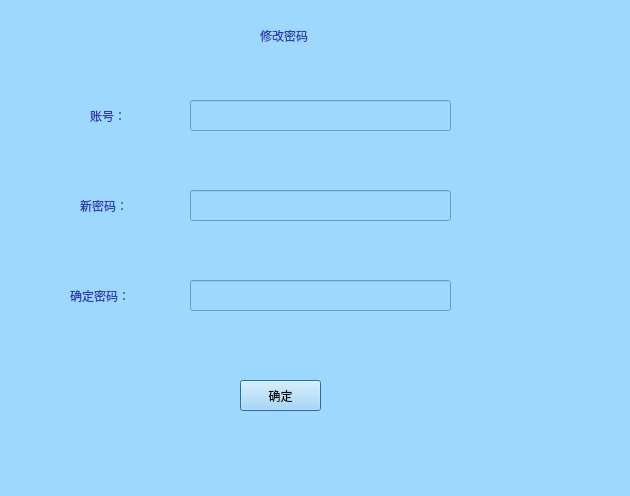
<?xml version="1.0" encoding="UTF-8"?>
<ui version="4.0">
 <class>changeCodeById</class>
 <widget class="QDialog" name="changeCodeById">
  <property name="geometry">
   <rect>
    <x>0</x>
    <y>0</y>
    <width>630</width>
    <height>496</height>
   </rect>
  </property>
  <property name="windowTitle">
   <string>修改密码</string>
  </property>
  <property name="styleSheet">
   <string notr="true">background-color: rgb(158, 216, 255);</string>
  </property>
  <widget class="QPushButton" name="pushButton">
   <property name="geometry">
    <rect>
     <x>240</x>
     <y>380</y>
     <width>81</width>
     <height>31</height>
    </rect>
   </property>
   <property name="text">
    <string>确定</string>
   </property>
  </widget>
  <widget class="QLabel" name="label_9">
   <property name="geometry">
    <rect>
     <x>260</x>
     <y>0</y>
     <width>111</width>
     <height>71</height>
    </rect>
   </property>
   <property name="styleSheet">
    <string notr="true">color: rgb(48, 60, 175);
font: 87 9pt &quot;Arial&quot;;
font: 14pt &quot;Arial&quot;;
font: 10pt &quot;华文新魏&quot;;
font: 11pt &quot;Arial&quot;;
font: 11pt &quot;华文新魏&quot;;</string>
   </property>
   <property name="text">
    <string>修改密码</string>
   </property>
  </widget>
  <widget class="QLabel" name="label_3">
   <property name="geometry">
    <rect>
     <x>70</x>
     <y>270</y>
     <width>101</width>
     <height>51</height>
    </rect>
   </property>
   <property name="styleSheet">
    <string notr="true">color: rgb(48, 60, 175);
font: 87 9pt &quot;Arial&quot;;
font: 14pt &quot;Arial&quot;;
font: 10pt &quot;华文新魏&quot;;
font: 11pt &quot;Arial&quot;;
font: 11pt &quot;华文新魏&quot;;</string>
   </property>
   <property name="text">
    <string>确定密码：</string>
   </property>
  </widget>
  <widget class="QLineEdit" name="lineEdit_3">
   <property name="geometry">
    <rect>
     <x>190</x>
     <y>280</y>
     <width>261</width>
     <height>31</height>
    </rect>
   </property>
  </widget>
  <widget class="QLabel" name="label_2">
   <property name="geometry">
    <rect>
     <x>80</x>
     <y>190</y>
     <width>91</width>
     <height>31</height>
    </rect>
   </property>
   <property name="styleSheet">
    <string notr="true">color: rgb(48, 60, 175);
font: 87 9pt &quot;Arial&quot;;
font: 14pt &quot;Arial&quot;;
font: 10pt &quot;华文新魏&quot;;
font: 11pt &quot;Arial&quot;;
font: 11pt &quot;华文新魏&quot;;</string>
   </property>
   <property name="text">
    <string>新密码：</string>
   </property>
  </widget>
  <widget class="QLineEdit" name="lineEdit_2">
   <property name="geometry">
    <rect>
     <x>190</x>
     <y>190</y>
     <width>261</width>
     <height>31</height>
    </rect>
   </property>
  </widget>
  <widget class="QLabel" name="label_4">
   <property name="geometry">
    <rect>
     <x>90</x>
     <y>100</y>
     <width>91</width>
     <height>31</height>
    </rect>
   </property>
   <property name="styleSheet">
    <string notr="true">color: rgb(48, 60, 175);
font: 87 9pt &quot;Arial&quot;;
font: 14pt &quot;Arial&quot;;
font: 10pt &quot;华文新魏&quot;;
font: 11pt &quot;Arial&quot;;
font: 11pt &quot;华文新魏&quot;;</string>
   </property>
   <property name="text">
    <string>账号：</string>
   </property>
  </widget>
  <widget class="QLineEdit" name="lineEdit_4">
   <property name="geometry">
    <rect>
     <x>190</x>
     <y>100</y>
     <width>261</width>
     <height>31</height>
    </rect>
   </property>
  </widget>
 </widget>
 <resources/>
 <connections/>
</ui>
